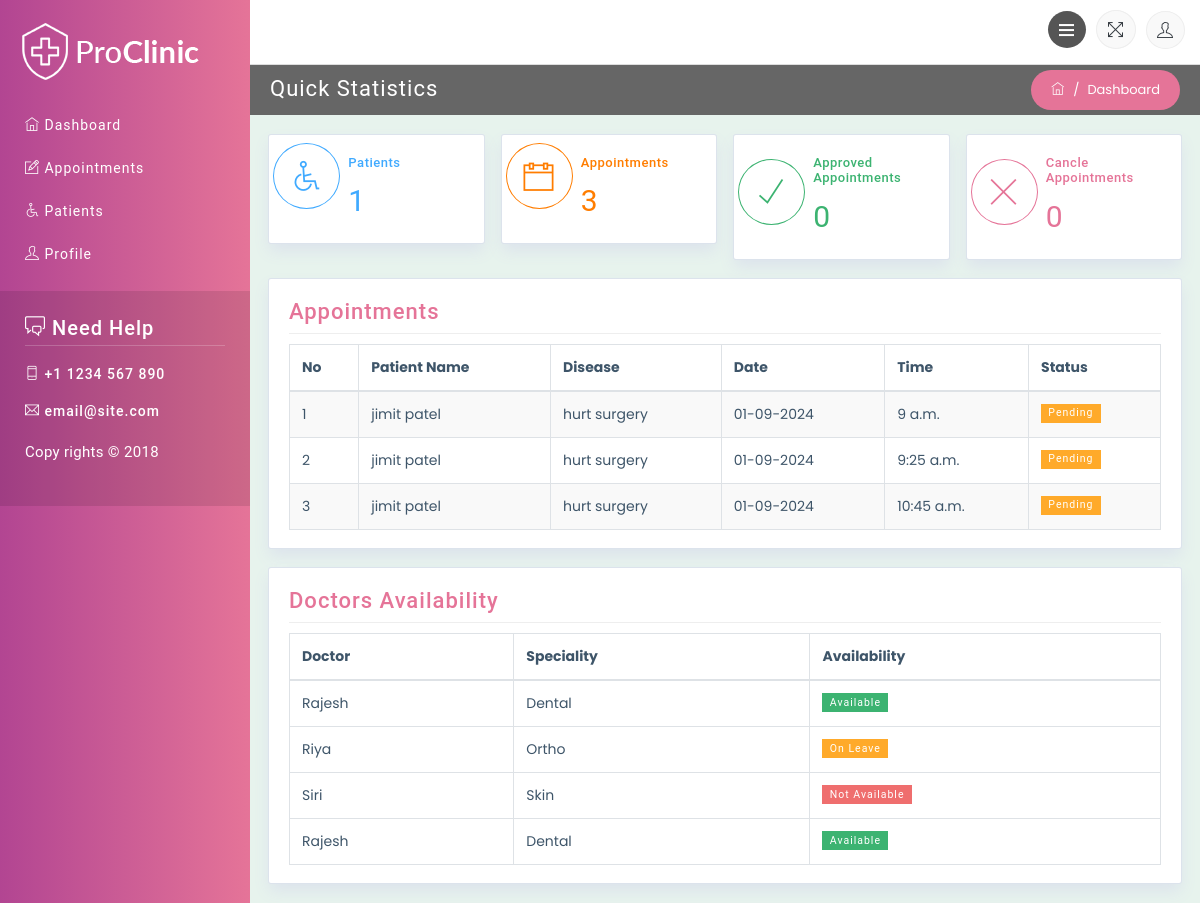
Page /doctor/dashboard (signed in) on the earlier database version.
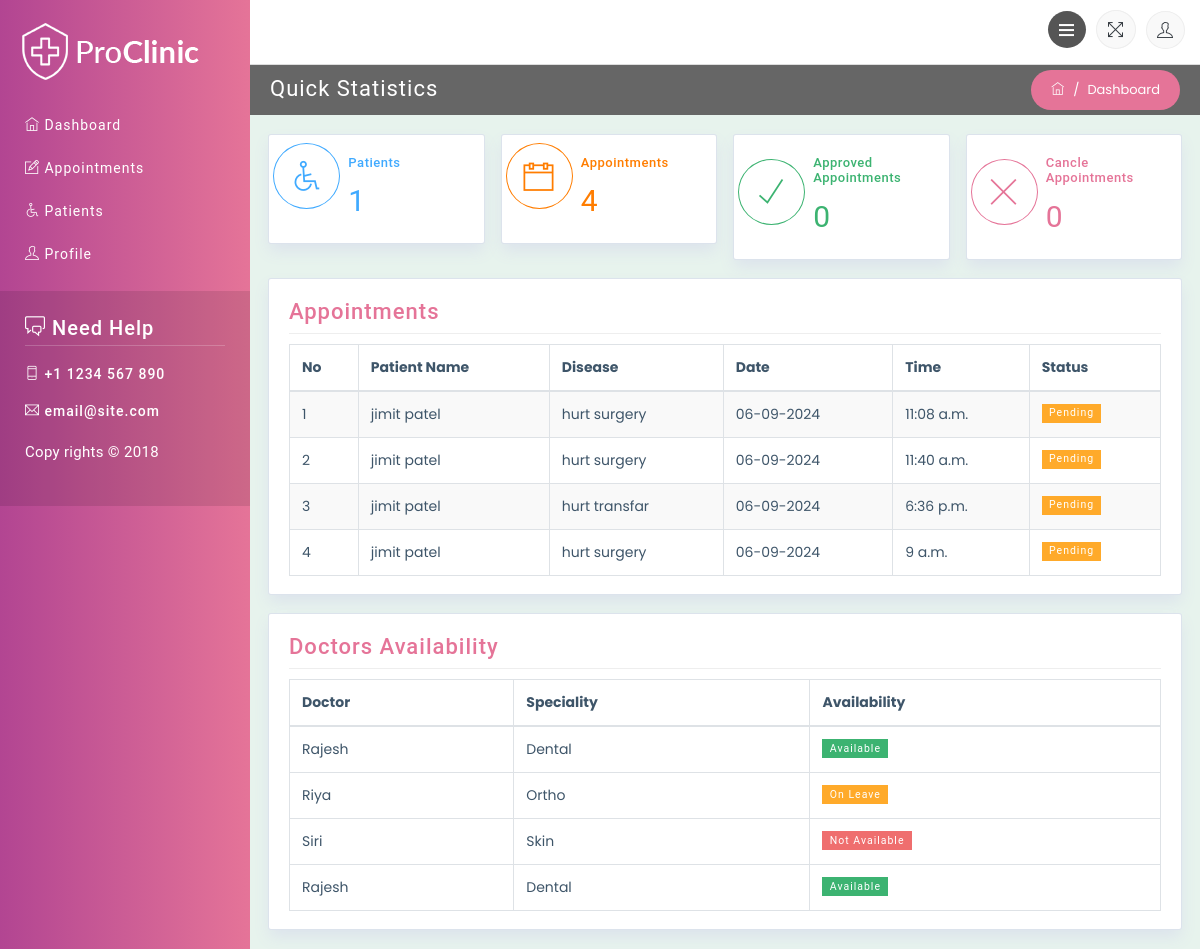
Same page on the later database version.
### patient/models.py (models this page shows, shortened)
class Appointment(BaseModel):
    STATUS_CHOICES = [
        ('P', 'Pending'),
        ('C', 'Confirmed'),
        ('D', 'Completed'),
        ('X', 'Canceled'),
    ]
    status = models.CharField(max_length=1, choices=STATUS_CHOICES, default='P')
    patient =  models.ForeignKey(Patient, on_delete=models.CASCADE)
    doctor = models.ForeignKey('doctor.Doctor', on_delete=models.CASCADE)
    disease = models.ForeignKey('custom_admin.Disease', on_delete=models.CASCADE)
    appointment_date = models.DateField()
    appointment_time = models.TimeField()
    end_time = models.TimeField(null=True, blank=True)

class Patient(BaseModel):
    user = models.ForeignKey(CustomUser, on_delete=models.CASCADE)
    def __str__(self):
        return f"{self.user.first_name} {self.user.last_name}"

### user/models.py (models this page shows, shortened)
class CustomUser(AbstractUser):
    Patient = "Patient"
    Doctor = "Doctor"
    Admin = 'Admin'
    GENDER_CHOICES = [
        ('male', 'Male'),
        ('female', 'Female'),
        ('other', 'Other'),
    ]
    ROLE_CHOICES = [
        (Patient, 'Patient'),
        (Doctor, 'Doctor'),
        (Admin, 'Admin')
    ]
    username = None
    role = models.CharField(max_length=10, choices=ROLE_CHOICES, default=Patient)
    phone_number = models.CharField(max_length=15, blank=True, null=True)
    date_of_birth = models.DateField(blank=True, null=True)
    gender = models.CharField(max_length=10, choices=GENDER_CHOICES, blank=True, null=True)
    address = models.CharField(max_length=255, blank=True, null=True)
    age = models.IntegerField(null=True, blank=True)
    email = models.EmailField(unique=True)
    USERNAME_FIELD = 'email'
    REQUIRED_FIELDS = []
    objects = CustomUserManager()

### custom_admin/models.py (models this page shows, shortened)
class Disease(models.Model):
    problem_name = models.CharField(max_length=100, unique=True)
    time_required = models.DurationField()
    specialization = models.ForeignKey(Specialization, on_delete=models.CASCADE)

### doctor/views.py (the view)
# urls.py: path('dashboard',DoctorDashboard.as_view(),name='dashboard'),
class DoctorDashboard(DoctorLoginRequiredMixin,TemplateView):
    template_name = 'doctor/doctor_index.html'
    def get_context_data(self, **kwargs):
        context = super().get_context_data(**kwargs)
        doctor = get_object_or_404(Doctor, user=self.request.user)
        appointments = Appointment.objects.filter(doctor=doctor)
        total_patients = appointments.values('patient').distinct().count()
        approved_appointments_count = appointments.filter(status='C').count()
        rejected_appointments_count = appointments.filter(status='X').count()
        context['appointments'] = appointments
        context['total_patients'] = total_patients
        context['total_appointments'] = appointments.count()
        context['approved_appointments_count'] = approved_appointments_count
        context['rejected_appointments_count'] = rejected_appointments_count
        return context

### templates/doctor/doctor_index.html
{% extends "doctor/base.html" %}
{% load static %}
{% block content %}
        <div class="row no-margin-padding">
          <div class="col-md-6">
            <h3 class="block-title">Quick Statistics</h3>
          </div>
          <div class="col-md-6">
            <ol class="breadcrumb">
              <li class="breadcrumb-item">
                <a href="index.html">
                  <span class="ti-home"></span>
                </a>
              </li>
              <li class="breadcrumb-item active">Dashboard</li>
            </ol>
          </div>
        </div>
        <div class="container-fluid home">
          <div class="row">
            <div class="col-md-3">
              <div class="widget-area proclinic-box-shadow color-blue">
                <div class="widget-left">
                  <span class="ti-wheelchair"></span>
                </div>
                <div class="widget-right">
                  <h4 class="wiget-title">Patients</h4>
                  <span class="numeric color-blue">{{ total_patients }}</span>
                </div>
              </div>
            </div>
            <div class="col-md-3">
              <div class="widget-area proclinic-box-shadow color-yellow">
                <div class="widget-left">
                  <span class="ti-calendar"></span>
                </div>
                <div class="widget-right">
                  <h4 class="wiget-title">Appointments</h4>
                  <span class="numeric color-yellow">{{ total_appointments }}</span>
                </div>
              </div>
            </div>
            <div class="col-md-3">
              <div class="widget-area proclinic-box-shadow color-green">
                <div class="widget-left">
                  <span class="ti-check"></span>
                </div>
                <div class="widget-right">
                  <h4 class="wiget-title">Approved Appointments</h4>
                  <span class="numeric color-green">{{ approved_appointments_count }}</span>
                </div>
              </div>
            </div>
            <div class="col-md-3">
              <div class="widget-area proclinic-box-shadow color-red">
                <div class="widget-left">
                  <span class="ti-close"></span>
                </div>
                <div class="widget-right">
                  <h4 class="wiget-title">Cancle Appointments</h4>
                  <span class="numeric color-red">{{ rejected_appointments_count }}</span>
                </div>
              </div>
            </div>
          </div>
          <div class="row">
            <div class="col-md-12">
              <div class="widget-area-2 proclinic-box-shadow">
                <h3 class="widget-title">Appointments</h3>
                <div class="table-responsive">
                  <table class="table table-bordered table-striped">
                    <thead>
                      <tr>
                        <th>No</th>
                        <th>Patient Name</th>
                        <th>Disease</th>
                        <th>Date</th>
                        <th>Time</th>
                        <th>Status</th>
                      </tr>
                    </thead>
                    <tbody>
                      {% for appointment in appointments %}
                      <tr>
                          <td>{{ forloop.counter }}</td>
                          <td>{{ appointment.patient }}</td>
                          <td>{{ appointment.disease.problem_name }}</td>
                          <td>{{ appointment.appointment_date|date:'d-m-Y' }}</td>
                          <td>{{ appointment.appointment_time }}</td>
                          <td>
                              {% if appointment.status == 'P' %}
                                  <span class="badge badge-warning">Pending</span>
                              {% elif appointment.status == 'C' %}
                                  <span class="badge badge-success">Confirmed</span>
                              {% elif appointment.status == 'D' %}
                                  <span class="badge badge-primary">Completed</span>
                              {% elif appointment.status == 'X' %}
                                  <span class="badge badge-danger">Canceled</span>
                              {% else %}
                                  <span class="badge badge-secondary">Unknown</span>
                              {% endif %}
                          </td>
                      </tr>
                      {% empty %}
                      <tr>
                          <td colspan="6">No appointments found.</td>
                      </tr>
                      {% endfor %}
        </tbody>
                  </table>
                </div>
              </div>
            </div>
          </div>
          <div class="row">
            <div class="col-md-12">
              <div class="widget-area-2 progress-status proclinic-box-shadow">
                <h3 class="widget-title">Doctors Availability</h3>
                <div class="table-responsive">
                  <table class="table table-bordered">
                    <thead>
                      <tr>
                        <th>Doctor</th>
                        <th>Speciality</th>
                        <th>Availability</th>
                      </tr>
                    </thead>
                    <tbody>
                      <tr>
                        <td>Rajesh</td>
                        <td>Dental</td>
                        <td>
                          <span class="badge badge-success">Available</span>
                        </td>
                      </tr>
                      <tr>
                        <td>Riya</td>
                        <td>Ortho</td>
                        <td>
                          <span class="badge badge-warning">On Leave</span>
                        </td>
                      </tr>
                      <tr>
                        <td>Siri</td>
                        <td>Skin</td>
                        <td>
                          <span class="badge badge-danger">Not Available</span>
                        </td>
                      </tr>
                      <tr>
                        <td>Rajesh</td>
                        <td>Dental</td>
                        <td>
                          <span class="badge badge-success">Available</span>
                        </td>
                      </tr>
                    </tbody>
                  </table>
                </div>
              </div>
            </div>
          </div>
        </div>
      </div>
    </div>
  {% endblock %}

### templates/doctor/base.html (shortened to what this page needs)
{% load static %}
<html>
  <head>
    <link rel="stylesheet" href="{% static 'css/bootstrap.min.css' %}" />
    <link rel="stylesheet" href="{% static 'css/themify-icons.css' %}" />
    <link rel="stylesheet" href="{% static 'css/animate.css' %}" />
    <link rel="stylesheet" href="{% static 'css/styles.css' %}" />
    <link rel="stylesheet" href="{% static 'css/red.css' %}" id="style_theme" />
    <link rel="stylesheet" href="{% static 'css/responsive.css' %}" />
    <link rel="stylesheet" href="{% static 'charts/css/morris.css'%}" />
    <link rel="stylesheet" href="{% static 'css/jquery-jvectormap.css' %}" />
    <link rel="stylesheet" href="{% static 'datatable/dataTables.bootstrap4.min.css' %}" />
  </head>
  <body>
    <div class="wrapper">
      <nav id="sidebar" class="proclinic-bg">
        <div class="sidebar-header">
          <a href="index.html"
            ><img src="{% static 'images/logo.png' %}" class="logo" alt="logo"
          /></a>
        </div>
        <ul class="list-unstyled components">
          <li>
            <a href="{% url "doctor:dashboard" %}"> <span class="ti-home"></span> Dashboard </a>
          </li>
          <li>
            <a href="{% url "doctor:doctor-appointments" %}">
              <span class="ti-pencil-alt"></span> Appointments
            </a>
          </li>
          <li>
            <a href="{% url "doctor:doctor-patient" %}">
              <span class="ti-wheelchair"></span> Patients
            </a>
          </li>
          <li>
            <a href="{% url "doctor:doctor-profile" %}">
              <span class="ti-user"></span> Profile
            </a>
          </li>
        </ul>
        <div class="nav-help animated fadeIn">
          <h5><span class="ti-comments"></span> Need Help</h5>
          <h6><span class="ti-mobile"></span> +1 1234 567 890</h6>
          <h6><span class="ti-email"></span> email@site.com</h6>
          <p class="copyright-text">Copy rights &copy; 2018</p>
        </div>
      </nav>
            <div id="content">
              <nav class="navbar navbar-default">
                <div class="container-fluid">
                  <ul class="nav">
                    <li class="nav-item">
                      <span class="ti-menu" id="sidebarCollapse"></span>
                    </li>
                    <li class="nav-item">
                      <span
                        title="Fullscreen"
                        class="ti-fullscreen fullscreen"
                      ></span>
                    </li>
                    <li class="nav-item">
                      <a
                        class="dropdown-toggle"
                        data-toggle="dropdown"
                        href="#"
                        role="button"
                        aria-haspopup="true"
                        aria-expanded="false"
                      >
                        <span class="ti-user"></span>
                      </a>
                    </li>
                  </ul>
                </div>
              </nav>
      {% block content %}
      {% endblock  %}
  </body>
</html>

Differences in the rows shown:
removed Appointment: patient "jimit patel", disease.problem_name "hurt surgery", appointment_date "01-09-2024", appointment_time "9 a.m.", status "Pending"
removed Appointment: patient "jimit patel", disease.problem_name "hurt surgery", appointment_date "01-09-2024", appointment_time "9:25 a.m.", status "Pending"
removed Appointment: patient "jimit patel", disease.problem_name "hurt surgery", appointment_date "01-09-2024", appointment_time "10:45 a.m.", status "Pending"
added Appointment: patient "jimit patel", disease.problem_name "hurt surgery", appointment_date "06-09-2024", appointment_time "11:08 a.m.", status "Pending"
added Appointment: patient "jimit patel", disease.problem_name "hurt surgery", appointment_date "06-09-2024", appointment_time "11:40 a.m.", status "Pending"
added Appointment: patient "jimit patel", disease.problem_name "hurt transfar", appointment_date "06-09-2024", appointment_time "6:36 p.m.", status "Pending"
added Appointment: patient "jimit patel", disease.problem_name "hurt surgery", appointment_date "06-09-2024", appointment_time "9 a.m.", status "Pending"
Other differences:
{{ total_appointments }}: "3" → "4"
